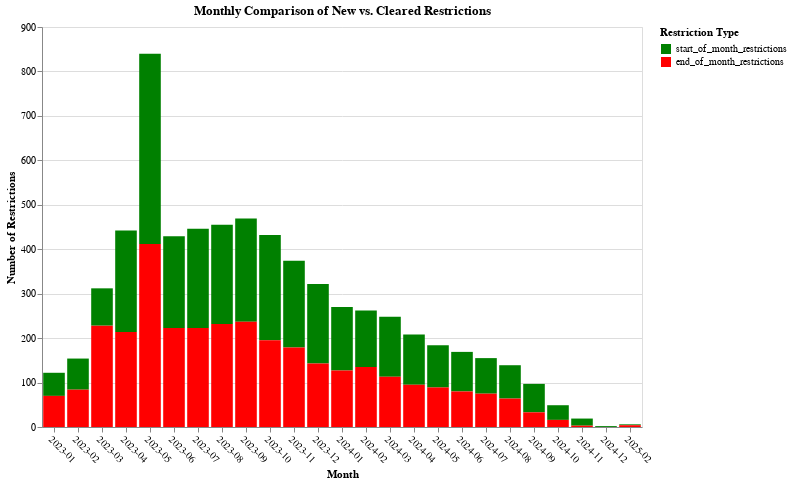

This figure's notebook cell:
### Code cell
import altair as alt
import pandas as pd

monthly_restriction_counts = full_df.groupby(["Year-Month"]).agg(
    start_of_month_restrictions=("Month_Restriction_Count_Start", "sum"),
    end_of_month_restrictions=("Month_Restriction_Count_End", "sum")
).reset_index()

monthly_restriction_counts["Year-Month"] = monthly_restriction_counts["Year-Month"].astype(str)

monthly_restriction_counts_melted = pd.melt(
    monthly_restriction_counts,
    id_vars=["Year-Month"],
    value_vars=["start_of_month_restrictions", "end_of_month_restrictions"],
    var_name="restriction_type",
    value_name="count"
)

stacked_bar = alt.Chart(monthly_restriction_counts_melted).mark_bar().encode(
    x=alt.X("Year-Month:N", title="Month", axis=alt.Axis(labelAngle=45)),
    y=alt.Y("count:Q", title="Number of Restrictions", stack="zero"),
    color=alt.Color("restriction_type:N", title="Restriction Type", scale=alt.Scale(domain=["start_of_month_restrictions", "end_of_month_restrictions"], range=["green", "red"])),
    tooltip=["Year-Month", "restriction_type", "count"]
).properties(
    title="Monthly Comparison of New vs. Cleared Restrictions",
    width=600,
    height=400
)

stacked_bar

### Figure 1 — Vega-Lite specification as saved in the notebook (floating-point values rounded to 4 significant figures)
{"config": {"view": {"continuousWidth": 300, "continuousHeight": 300}}, "data": {"name": "data-476feb15be493810c4fc4604ebf791a0"}, "mark": {"type": "bar"}, "encoding": {"color": {"field": "restriction_type", "scale": {"domain": ["start_of_month_restrictions", "end_of_month_restrictions"], "range": ["green", "red"]}, "title": "Restriction Type", "type": "nominal"}, "tooltip": [{"field": "Year-Month", "type": "nominal"}, {"field": "restriction_type", "type": "nominal"}, {"field": "count", "type": "quantitative"}], "x": {"axis": {"labelAngle": 45}, "field": "Year-Month", "title": "Month", "type": "nominal"}, "y": {"field": "count", "stack": "zero", "title": "Number of Restrictions", "type": "quantitative"}}, "height": 400, "title": "Monthly Comparison of New vs. Cleared Restrictions", "width": 600, "$schema": "https://vega.github.io/schema/vega-lite/v5.20.1.json", "datasets": {"data-476feb15be493810c4fc4604ebf791a0": [{"Year-Month": "2023-01", "restriction_type": "start_of_month_restrictions", "count": 52}, {"Year-Month": "2023-02", "restriction_type": "start_of_month_restrictions", "count": 70}, {"Year-Month": "2023-03", "restriction_type": "start_of_month_restrictions", "count": 84}, {"Year-Month": "2023-04", "restriction_type": "start_of_month_restrictions", "count": 228}, {"Year-Month": "2023-05", "restriction_type": "start_of_month_restrictions", "count": 428}, {"Year-Month": "2023-06", "restriction_type": "start_of_month_restrictions", "count": 206}, {"Year-Month": "2023-07", "restriction_type": "start_of_month_restrictions", "count": 223}, {"Year-Month": "2023-08", "restriction_type": "start_of_month_restrictions", "count": 223}, {"Year-Month": "2023-09", "restriction_type": "start_of_month_restrictions", "count": 232}, {"Year-Month": "2023-10", "restriction_type": "start_of_month_restrictions", "count": 237}, {"Year-Month": "2023-11", "restriction_type": "start_of_month_restrictions", "count": 195}, {"Year-Month": "2023-12", "restriction_type": "start_of_month_restrictions", "count": 179}, {"Year-Month": "2024-01", "restriction_type": "start_of_month_restrictions", "count": 143}, {"Year-Month": "2024-02", "restriction_type": "start_of_month_restrictions", "count": 127}, {"Year-Month": "2024-03", "restriction_type": "start_of_month_restrictions", "count": 135}, {"Year-Month": "2024-04", "restriction_type": "start_of_month_restrictions", "count": 113}, {"Year-Month": "2024-05", "restriction_type": "start_of_month_restrictions", "count": 95}, {"Year-Month": "2024-06", "restriction_type": "start_of_month_restrictions", "count": 89}, {"Year-Month": "2024-07", "restriction_type": "start_of_month_restrictions", "count": 80}, {"Year-Month": "2024-08", "restriction_type": "start_of_month_restrictions", "count": 75}, {"Year-Month": "2024-09", "restriction_type": "start_of_month_restrictions", "count": 64}, {"Year-Month": "2024-10", "restriction_type": "start_of_month_restrictions", "count": 33}, {"Year-Month": "2024-11", "restriction_type": "start_of_month_restrictions", "count": 16}, {"Year-Month": "2024-12", "restriction_type": "start_of_month_restrictions", "count": 2}, {"Year-Month": "2025-02", "restriction_type": "start_of_month_restrictions", "count": 2}, {"Year-Month": "2023-01", "restriction_type": "end_of_month_restrictions", "count": 70}, {"Year-Month": "2023-02", "restriction_type": "end_of_month_restrictions", "count": 84}, {"Year-Month": "2023-03", "restriction_type": "end_of_month_restrictions", "count": 228}, {"Year-Month": "2023-04", "restriction_type": "end_of_month_restrictions", "count": 214}, {"Year-Month": "2023-05", "restriction_type": "end_of_month_restrictions", "count": 412}, {"Year-Month": "2023-06", "restriction_type": "end_of_month_restrictions", "count": 223}, {"Year-Month": "2023-07", "restriction_type": "end_of_month_restrictions", "count": 223}, {"Year-Month": "2023-08", "restriction_type": "end_of_month_restrictions", "count": 232}, {"Year-Month": "2023-09", "restriction_type": "end_of_month_restrictions", "count": 237}, {"Year-Month": "2023-10", "restriction_type": "end_of_month_restrictions", "count": 195}, {"Year-Month": "2023-11", "restriction_type": "end_of_month_restrictions", "count": 179}, {"Year-Month": "2023-12", "restriction_type": "end_of_month_restrictions", "count": 143}, {"Year-Month": "2024-01", "restriction_type": "end_of_month_restrictions", "count": 127}, {"Year-Month": "2024-02", "restriction_type": "end_of_month_restrictions", "count": 135}, {"Year-Month": "2024-03", "restriction_type": "end_of_month_restrictions", "count": 113}, {"Year-Month": "2024-04", "restriction_type": "end_of_month_restrictions", "count": 95}, {"Year-Month": "2024-05", "restriction_type": "end_of_month_restrictions", "count": 89}, {"Year-Month": "2024-06", "restriction_type": "end_of_month_restrictions", "count": 80}, {"Year-Month": "2024-07", "restriction_type": "end_of_month_restrictions", "count": 75}, {"Year-Month": "2024-08", "restriction_type": "end_of_month_restrictions", "count": 64}, {"Year-Month": "2024-09", "restriction_type": "end_of_month_restrictions", "count": 33}, {"Year-Month": "2024-10", "restriction_type": "end_of_month_restrictions", "count": 16}, {"Year-Month": "2024-11", "restriction_type": "end_of_month_restrictions", "count": 3}, {"Year-Month": "2024-12", "restriction_type": "end_of_month_restrictions", "count": 0}, {"Year-Month": "2025-02", "restriction_type": "end_of_month_restrictions", "count": 4}]}}
